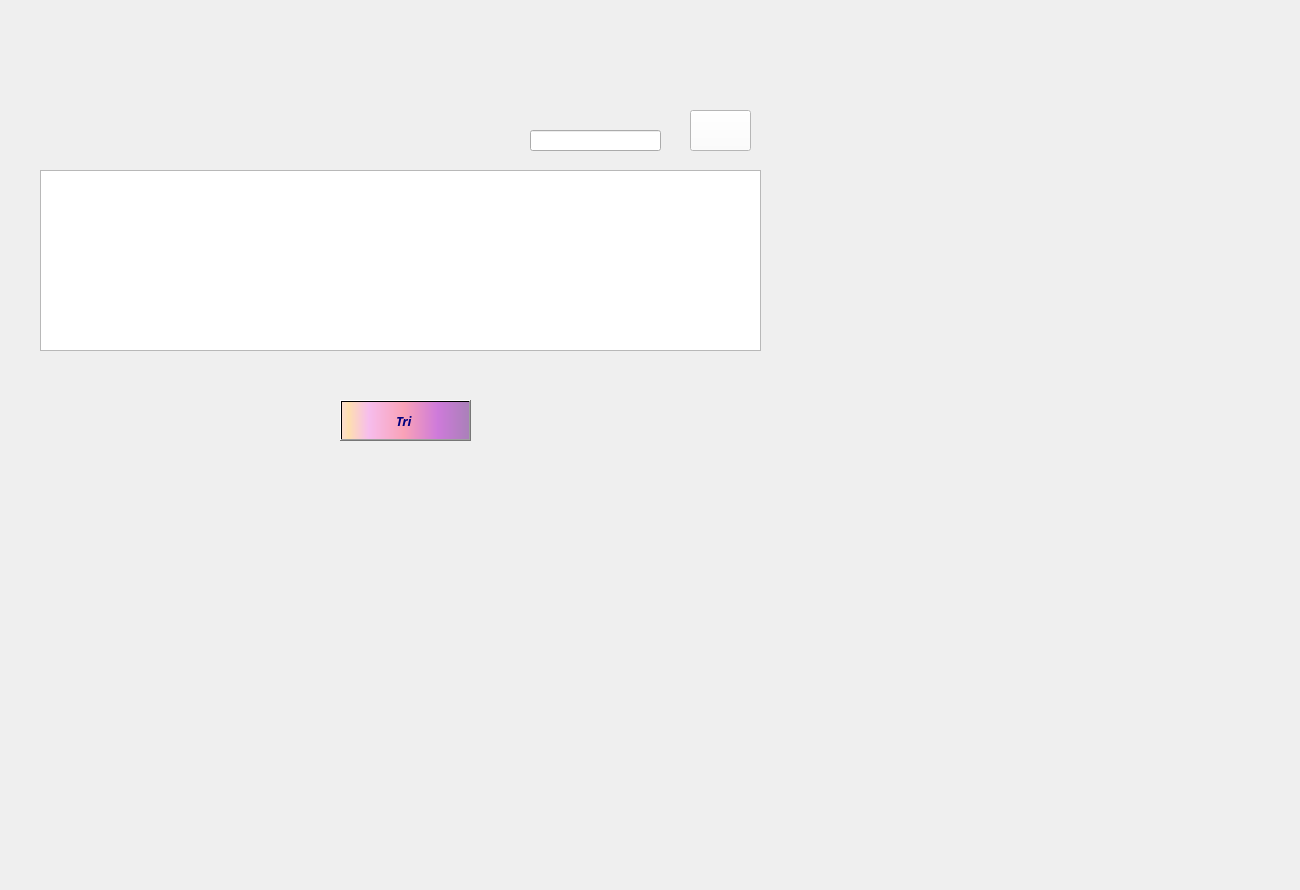
     <widget class="QWidget" name="tab_clients_5">
      <attribute name="title">
       <string>Afficher</string>
      </attribute>
      <widget class="QLabel" name="label_42">
       <property name="geometry">
        <rect>
         <x>-490</x>
         <y>-230</y>
         <width>1291</width>
         <height>881</height>
        </rect>
       </property>
       <property name="text">
        <string/>
       </property>
       <property name="pixmap">
        <pixmap>../../../../images_projets/cake-balls-4139984_1920.jpg</pixmap>
       </property>
      </widget>
      <widget class="QPushButton" name="pushButton_rechCl_6">
       <property name="geometry">
        <rect>
         <x>690</x>
         <y>110</y>
         <width>61</width>
         <height>41</height>
        </rect>
       </property>
       <property name="font">
        <font>
         <family>Lucida Calligraphy</family>
         <pointsize>10</pointsize>
         <weight>75</weight>
         <italic>true</italic>
         <bold>true</bold>
         <underline>false</underline>
         <strikeout>false</strikeout>
        </font>
       </property>
       <property name="styleSheet">
        <string notr="true">background-color: rgb(255, 255, 255);</string>
       </property>
       <property name="text">
        <string/>
       </property>
       <property name="icon">
        <iconset>
         <normaloff>../../../../images_projets/business_management_discovery_search_focus_research-512.png</normaloff>../../../../images_projets/business_management_discovery_search_focus_research-512.png</iconset>
       </property>
       <property name="iconSize">
        <size>
         <width>30</width>
         <height>30</height>
        </size>
       </property>
       <property name="checkable">
        <bool>false</bool>
       </property>
       <property name="autoRepeatDelay">
        <number>303</number>
       </property>
      </widget>
      <widget class="QTableView" name="tableView_6">
       <property name="geometry">
        <rect>
         <x>40</x>
         <y>170</y>
         <width>721</width>
         <height>181</height>
        </rect>
       </property>
       <property name="styleSheet">
        <string notr="true">color: rgb(0, 0, 127);</string>
       </property>
      </widget>
      <widget class="QLineEdit" name="lineEdit_rech_type_2">
       <property name="geometry">
        <rect>
         <x>530</x>
         <y>130</y>
         <width>131</width>
         <height>21</height>
        </rect>
       </property>
       <property name="styleSheet">
        <string notr="true">color: rgb(0, 0, 127);</string>
       </property>
      </widget>
      <widget class="QPushButton" name="pushButton_triJeu_2">
       <property name="geometry">
        <rect>
         <x>340</x>
         <y>400</y>
         <width>131</width>
         <height>41</height>
        </rect>
       </property>
       <property name="font">
        <font>
         <family>Lucida Calligraphy</family>
         <pointsize>10</pointsize>
         <weight>75</weight>
         <italic>true</italic>
         <bold>true</bold>
         <underline>false</underline>
         <strikeout>false</strikeout>
        </font>
       </property>
       <property name="styleSheet">
        <string notr="true">background-color: qlineargradient(spread:pad, x1:1, y1:0, x2:1, y2:0, stop:0.919598 rgba(255, 0, 111, 255), stop:0.98 rgba(0, 0, 0, 255), stop:1 rgba(235, 148, 61, 255));
color: rgb(0, 0, 127);
background-color: qlineargradient(spread:pad, x1:0, y1:0, x2:1, y2:0, stop:0.0100503 rgba(252, 222, 204, 255), stop:0.0502513 rgba(254, 223, 175, 255), stop:0.211055 rgba(246, 189, 237, 255), stop:0.487437 rgba(249, 162, 183, 255), stop:0.753769 rgba(206, 122, 218, 255), stop:1 rgba(170, 128, 185, 255));</string>
       </property>
       <property name="text">
        <string>Tri </string>
       </property>
       <property name="icon">
        <iconset>
         <normaloff>../../../../images_projets/tri_91.png</normaloff>../../../../images_projets/tri_91.png</iconset>
       </property>
       <property name="iconSize">
        <size>
         <width>30</width>
         <height>50</height>
        </size>
       </property>
       <property name="checkable">
        <bool>false</bool>
       </property>
       <property name="autoRepeatDelay">
        <number>303</number>
       </property>
      </widget>
     </widget>
